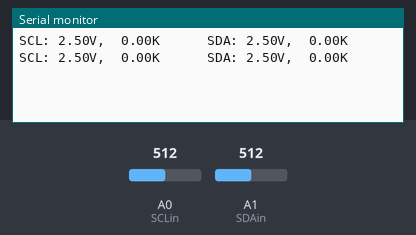
Bench run of a sketch on a simulated Arduino Uno, built with avr-gcc and run on an emulated ATmega328P. On the bench: the last lines printed to the serial monitor. Inputs (shaded band) come from the test bench; at power-on: A0 (SCLin) = 512, A1 (SDAin) = 512.

Above: at 1.2 s.
1.3 s: A0 (SCLin) set to 0
At 2.9 s:
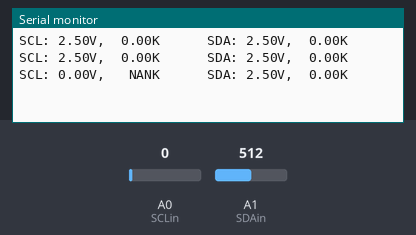
4.3 s: A1 (SDAin) set to 0
At 6.0 s:
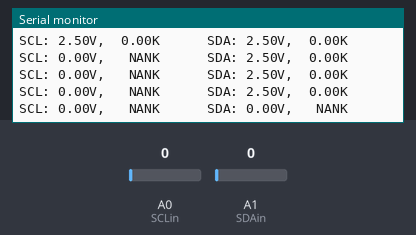
7.3 s: A0 (SCLin) set to 122
At 8.7 s:
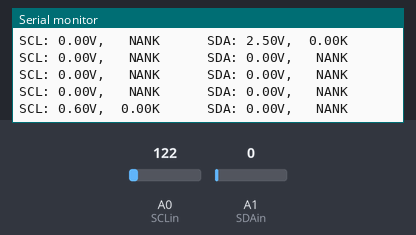
10.3 s: A1 (SDAin) set to 122
At 10.3 s:
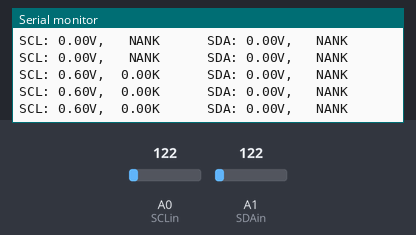

The sketch:

Checker.ino
```cpp
// Battery programmer tester code
//
// Tests battery programer for correct voltages and pullups
// Needs a 10K resistor to SCL on D2, and another to SDA on D3
// Also, A0 goes to SCL and A1 to SDA
// And a .1uf cap on Aref

// Pin defs
#define SCLin 0
#define SCLout 2
#define SDAin 1
#define SDAout 3

// Resistor defs
#define R_CLK 9.79
#define R_SDA 9.91

float Vcc; // Calculated 5V supply

void setup()
{
	Serial.begin(9600);

	// Turn off the digital input buffer on A0 and A1
	DIDR0 = _BV(ADC1D) | _BV(ADC0D);

	// Setup the output pins
	pinMode(SCLout,INPUT);
	pinMode(SDAout,INPUT);
}

void loop()
{
	int reading;
	float temp, Vscl, Vsda;
	char msg[80], SCLv[6], SCLr[7], SDAv[6],SDAr[7];

	calibrate();

	// Read pullup voltages
	reading = analogRead(SCLin);
	Vscl = Vcc / 1023.0 * (float)reading;
	dtostrf(Vscl,4,2,SCLv);
	reading = analogRead(SDAin);
	Vsda = Vcc / 1023.0 * (float)reading;
	dtostrf(Vsda,4,2,SDAv);

	// Get pullup resistors
	pinMode(SCLout,OUTPUT);
	pinMode(SDAout,OUTPUT);

	reading = analogRead(SCLin);
	temp = Vcc / 1023.0 * (float)reading;
	temp = (Vscl * R_CLK / temp) - R_CLK;
	dtostrf(temp,5,2,SCLr);
	reading = analogRead(SDAin);
	temp = Vcc / 1023.0 * (float)reading;
	temp = (Vsda * R_SDA / temp) - R_SDA;
	dtostrf(temp,5,2,SDAr);

	pinMode(SCLout,INPUT);
	pinMode(SDAout,INPUT);

	sprintf(msg,"SCL: %sV, %sK      SDA: %sV, %sK",SCLv,SCLr,SDAv,SDAr);
	Serial.println(msg);
	delay(1000);
}

void calibrate()
{
	int reading;

	// Calibrate for 5V level
	ADMUX = _BV(REFS0) | _BV(MUX3) | _BV(MUX2) | _BV(MUX1);

	delay(10); // Wait for Vref to settle

	ADCSRA |= _BV(ADSC); // Start conversion
	while (bit_is_set(ADCSRA,ADSC)) // measuring
	;

	// Toss the first one
	delay(10);
	ADCSRA |= _BV(ADSC); // Start conversion
	while (bit_is_set(ADCSRA,ADSC)) // measuring
	;

	reading = ADC; // Get result

	// Calculate 5V level
	Vcc = 5.0 / 1023.0 * (float)reading;
	Vcc = 1.1 / Vcc * 5.0;
}
```

Measured:
- after the input at 1.3 s, the serial monitor: prints a new line after 0.77 s (image 1)
- after the input at 4.3 s, the serial monitor: prints a new line after 0.83 s (image 2)
- after the input at 7.3 s, the serial monitor: prints a new line after 0.90 s (image 3)
